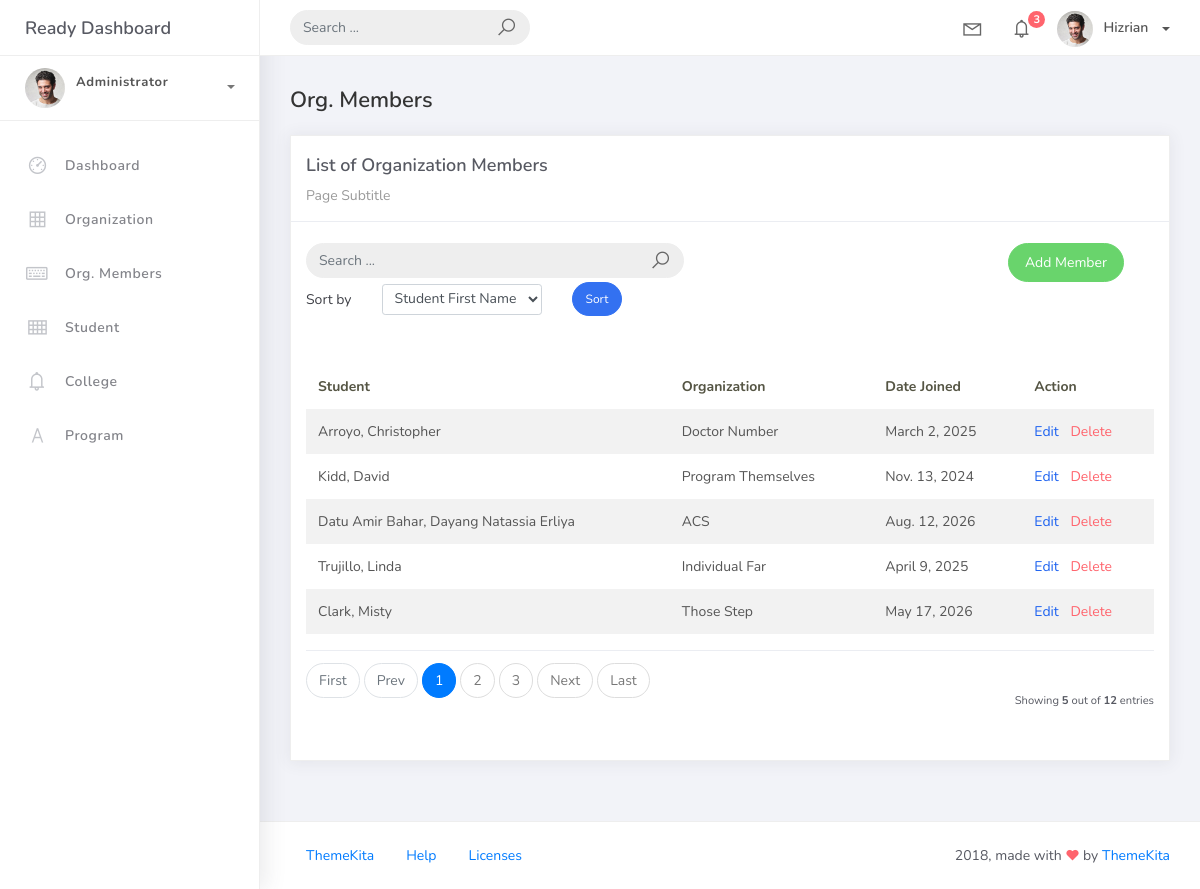
Before: /orgmember_list/ with the older database file.
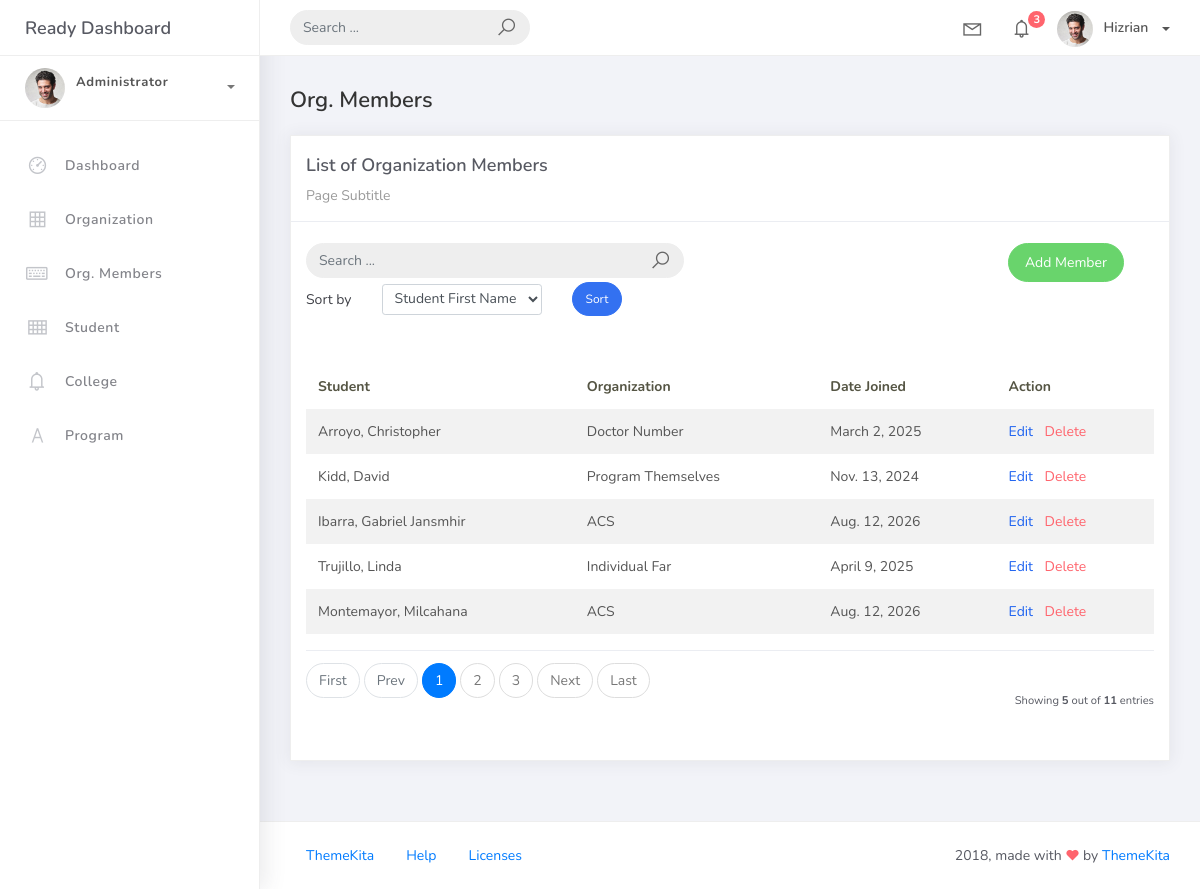
After: the same page with the newer database file.
### studentorg/models.py (models this page shows, shortened)
class BaseModel(models.Model):
    created_at = models.DateTimeField(auto_now_add=True, db_index=True)
    updated_at = models.DateTimeField(auto_now=True)
    class Meta:
        abstract = True

class OrgMember(BaseModel):
    student = models.ForeignKey(Student, on_delete=models.CASCADE)
    organization = models.ForeignKey(Organization, on_delete=models.CASCADE)
    date_joined = models.DateField()

class Student(BaseModel):
    student_id = models.CharField(max_length=15)
    lastname = models.CharField(max_length=25)
    firstname = models.CharField(max_length=25)
    middlename = models.CharField(max_length=25, blank=True, null=True)
    program = models.ForeignKey(Program, on_delete=models.CASCADE)
    def __str__(self):
        return f"{self.lastname}, {self.firstname}"

class Organization(BaseModel):
    name = models.CharField(max_length=250)
    college = models.ForeignKey(College, null=True, blank=True, on_delete=models.CASCADE)
    description = models.CharField(max_length=500)
    def __str__(self):
        return self.name

### studentorg/views.py (the view)
# urls.py: path('orgmember_list/', OrgMemberList.as_view(), name='orgmember-list'),
class OrgMemberList(ListView):
    model = OrgMember
    context_object_name = 'orgmember'
    template_name = 'orgmember_list.html'
    paginate_by = 5
    def get_ordering(self):
        allowed = ["student__firstname", "student__lastname", "date_joined"]
        sort_by = self.request.GET.get("sort_by")
        if sort_by in allowed:
            return sort_by
        return "student__firstname"
    def get_queryset(self):
        qs = super().get_queryset()
        query = self.request.GET.get('q')
        if query:
            qs = qs.filter(
                Q(student__firstname__icontains=query) |
                Q(student__lastname__icontains=query) |
                Q(organization__name__icontains=query)
            )
        return qs

### templates/orgmember_list.html (shortened to what the changed rows need)
{% extends 'base.html' %}
{% load static %}
{% block content %}
<div class="content">
    <div class="container-fluid">
        <div class="row">
            <div class="col-md-12">
                <div class="card">
                    <br />
                    <div class="card-body">
                        <table class="table table-striped mt-3">
                            <thead>
                                <tr>
                                    <th scope="col">Student</th>
                                    <th scope="col">Organization</th>
                                    <th scope="col">Date Joined</th>
                                    <th scope="col">Action</th>
                                </tr>
                            </thead>
                            <tbody>
                                {% for object in object_list %}
                                <tr>
                                    <td>{{ object.student }}</td>
                                    <td>{{ object.organization }}</td>
                                    <td>{{ object.date_joined }}</td>
                                    <td>
                                        <a href="{% url 'orgmember-update' object.id %}" class="text-primary mr-2">Edit</a>
                                        <a href="{% url 'orgmember-delete' object.id %}" class="text-danger">Delete</a>
                                    </td>
                                </tr>
                                {% empty %}
                                <tr>
                                    <td colspan="4" style="text-align: center">
                                        <p class="text-sm font-weight-bold mb-0">No Records Found</p>
                                    </td>
                                </tr>
                                {% endfor %}
                            </tbody>
                        </table>
                        {% include 'includes/pagination.html' %}
                    </div>
                </div>
            </div>
        </div>
    </div>
</div>
{% endblock %}

Changed rows visible on the page:
no longer on this page (row unchanged): OrgMember: student "Clark, Misty", organization "Those Step", date_joined "May 17, 2026"
changed through a linked row, OrgMember: student "Datu Amir Bahar, Dayang Natassia Erliya" → "Ibarra, Gabriel Jansmhir"
now on this page (row edited): OrgMember: student "Montemayor, Milcahana", organization "ACS", date_joined "Aug. 12, 2026"
Other visible differences:
{{ paginator.count }}: "12" → "11"
